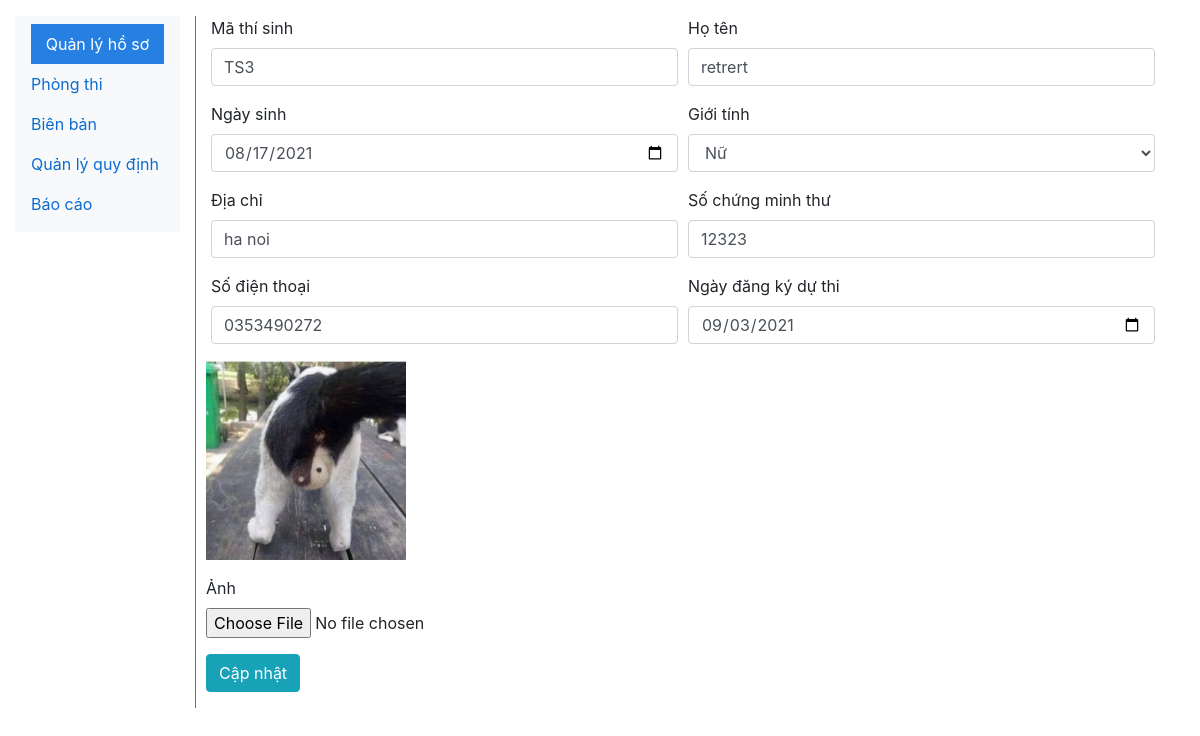
/?editprofile=10, run on the app's committed database.
### tables this page shows
CREATE TABLE `thisinh` (
  `id` int(11) NOT NULL COMMENT 'Khóa chính',
  `mathisinh` varchar(20) NOT NULL COMMENT 'Mã thí sinh',
  `hoten` varchar(30) NOT NULL COMMENT 'Họ tên',
  `ngaysinh` date NOT NULL COMMENT 'Ngày sinh',
  `diachi` text NOT NULL COMMENT 'Địa chỉ',
  `socmt` varchar(50) NOT NULL COMMENT 'Số chứng minh thư',
  `ngaydangkythi` datetime DEFAULT current_timestamp() COMMENT 'Ngày đăng ký dự thi',
  `sodienthoai` varchar(20) DEFAULT NULL COMMENT 'Số điện thoại',
  `gioitinh` int(10) DEFAULT 1 COMMENT 'Giới tính (1: nam, 2: nữ, 3: khác)',
  `avatar_photo_path` longtext DEFAULT NULL
);

### libs/Database.php (called while the page is built, shortened)
<?php
class Database
{
    private $__host, $__username, $__password, $__database;
    protected $_mysqli = null, $_pdo = null;
    public function __construct()
    {
        $this->__host = HOST;
        $this->__username = USERNAME;
        $this->__password = PASSWORD;
        $this->__database = DATABASE;
    }
    public function getMysqliConnection(): mysqli
    {
        if ($this->_mysqli === null) {
            $this->_mysqli = new mysqli($this->__host, $this->__username, $this->__password, $this->__database);
        }
        return $this->_mysqli;
    }
    public function getPdoConnection(): PDO
    {
        if ($this->_pdo === null) {
            try {
                $this->_pdo = new PDO("mysql:host=" . $this->__host . ";dbname=" . $this->__database, $this->__username, $this->__password);
                $this->_pdo->setAttribute(PDO::ATTR_ERRMODE, PDO::ERRMODE_EXCEPTION);
            }
            catch (PDOException $e) {
                throw $e;
            }
        }
        return $this->_pdo;
    }
}

### repos/BaseRepo.php (called while the page is built, shortened)
<?php
include_once APP_PATH . '/libs/Database.php';
class BaseRepo extends Database implements IBaseInterface
{
    private $__table = '';
    public function __construct($table)
    {
        $this->__table = $table;
    }
    public function getById($id): mysqli_result|bool
    {
        try {
            $stmt = $this->_mysqli->prepare('select * from ' . $this->__table . ' where id = ?');
            $stmt->bind_param('s', $id);
            $stmt->execute();
        } catch (mysqli_sql_exception $e) {
            throw $e;
        }
        return $stmt->get_result();
    }
}

### services/BaseService.php (called while the page is built, shortened)
<?php
include_once APP_PATH . '/repos/BaseRepo.php';
class BaseService implements IBaseInterface
{
    protected $_repo = null;
    public function __construct(BaseRepo $repo)
    {
        $this->_repo = $repo;
    }
    public function getById($id): mysqli_result|bool
    {
        return $this->_repo->getById($id);
    }
}

### classes/ThiSinh.php (called while the page is built, shortened)
<?php
include_once(APP_PATH . '/Traits/DateTimeFormat.php');
class ThiSinh extends Model
{
    private $__service;
    public function __construct()
    {
        $this->__service = new ThiSinhService();
    }
    public function getById($id): mysqli_result|bool
    {
        return $this->__service->getById($id);
    }
}

### Traits/DateTimeFormat.php (called while the page is built, shortened)
<?php
trait DateTimeFormat
{
    public function ymdFormat($timestamp): string|false
    {
        try {
            return date("Y-m-d", strtotime($timestamp));
        } catch (Exception $e) {
            throw $e;
        }
    }
}

### views/thisinh/SuaThiSinh.php (the view, shortened to what this page needs)
<?php
include_once APP_PATH . '/classes/ThiSinh.php';
$ts = new ThiSinh();
if (isset($_GET['editprofile'])) {
    if ($thisinh = $ts->getById($_GET['editprofile'])->fetch_assoc()) {
        extract($thisinh);
    }
}
?>
<div class="edit_profile">
    <form action="" method="post" enctype="multipart/form-data">
        <div class="form-row">
            <div class="form-group col-6">
                <label for="mathisinh">Mã thí sinh</label>
                <input type="text" name="mathisinh" class="form-control" value="<?php echo isset($mathisinh) ? $mathisinh : '' ?>" required />
            </div>
            <div class="form-group col-6">
                <label for="hoten">Họ tên</label>
                <input type="text" name="hoten" class="form-control" value="<?php echo isset($hoten) ? $hoten : '' ?>" required />
            </div>
        </div>
        <div class="form-row">
            <div class="form-group col-6">
                <label for="ngaysinh">Ngày sinh</label>
                <input type="date" name="ngaysinh" class="form-control" value="<?php echo isset($ngaysinh) ? $ngaysinh : '' ?>" required />
            </div>
            <div class="form-group col-6">
                <label for="gioitinh">Giới tính</label>
                <select name="gioitinh" class="form-control" required>
                    <option <?php echo isset($gioitinh) && $gioitinh == 2 ? 'selected' : '' ?> value="2">Nữ</option>
                </select>
            </div>
        </div>
        <div class="form-row">
            <div class="form-group col-6">
                <label for="diachi">Địa chỉ</label>
                <input type="address" name="diachi" class="form-control" value="<?php echo isset($diachi) ? $diachi : '' ?>" required />
            </div>
            <div class="form-group col-6">
                <label for="socmt">Số chứng minh thư</label>
                <input type="text" name="socmt" class="form-control" value="<?php echo isset($socmt) ? $socmt : '' ?>" required />
            </div>
        </div>
        <div class="form-row">
            <div class="form-group col-6">
                <label for="sodienthoai">Số điện thoại</label>
                <input type="tel" name="sodienthoai" class="form-control" value="<?php echo isset($sodienthoai) ? $sodienthoai : '' ?>" required />
            </div>
            <div class="form-group col-6">
                <label for="ngaydangkythi">Ngày đăng ký dự thi</label>
                <input type="date" name="ngaydangkythi" class="form-control" value="<?php echo isset($ngaydangkythi) ? $ts->ymdFormat($ngaydangkythi) : '' ?>" required />
            </div>
        </div>
        <div class="form-row">
            <div class="form-group">
                <img src="<?php echo isset($avatar_photo_path) ? $avatar_photo_path : '' ?>" alt="<?php echo isset($hoten) ? $hoten : '' ?>" width="200" height="200">
            </div>
        </div>
        <div class="form-row">
            <div class="form-group">
                <label for="avatar">Ảnh</label>
                <input type="file" name="avatar" class="form-control-file" />
            </div>
        </div>
        <div class="form-row">
            <div class="form-group">
                <input type="submit" name="submit" value="Cập nhật" class="btn btn-info" />
            </div>
        </div>
    </form>
</div>

### data on the page
thisinh: mathisinh "TS3", hoten "retrert", ngaysinh "08/17/2021", gioitinh "Nữ", diachi "ha noi", socmt "12323", sodienthoai "0353490272", ngaydangkythi "09/03/2021", avatar_photo_path (picture)
